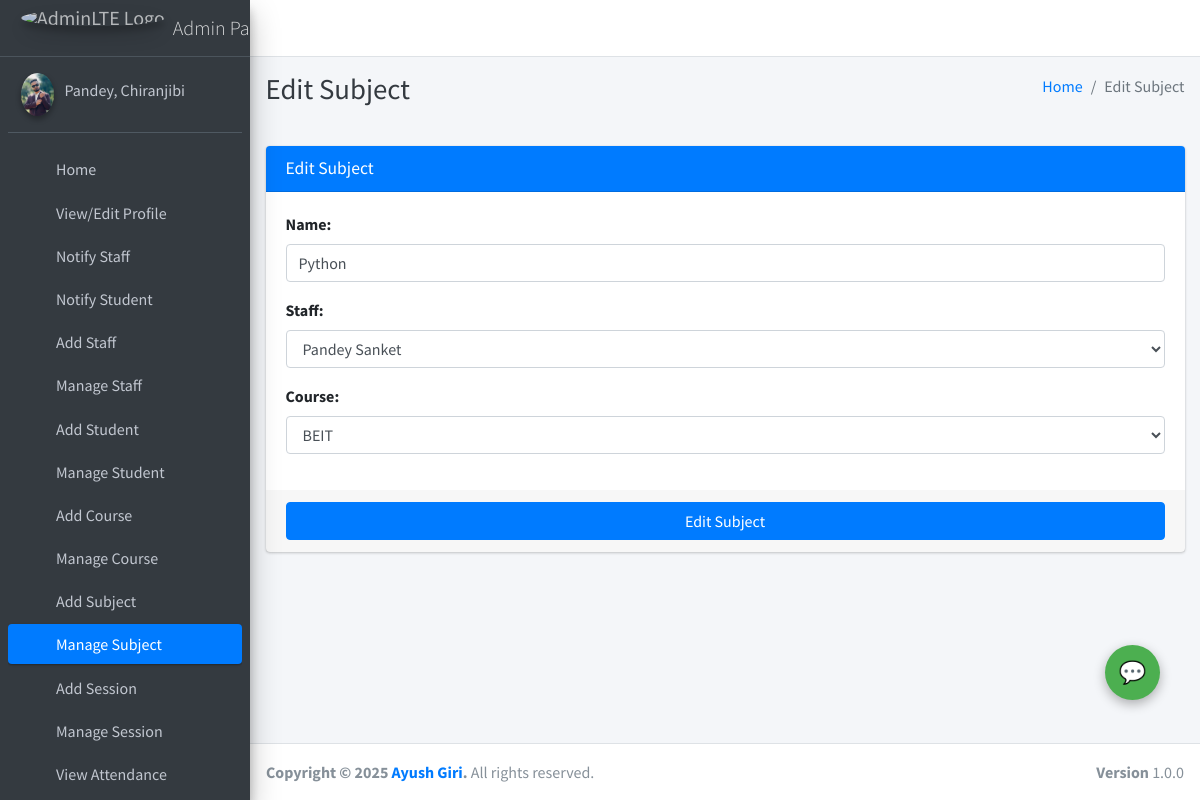
/subject/edit/1 (signed in), run on the app's committed database.
### main_app/models.py (models this page shows, shortened)
class CustomUser(AbstractUser):
    USER_TYPE = ((1, "HOD"), (2, "Staff"), (3, "Student"))
    GENDER = [("M", "Male"), ("F", "Female")]
    username = None  # Removed username, using email instead
    email = models.EmailField(unique=True)
    user_type = models.CharField(default=1, choices=USER_TYPE, max_length=1)
    gender = models.CharField(max_length=1, choices=GENDER)
    profile_pic = models.ImageField()
    address = models.TextField()
    fcm_token = models.TextField(default="")  # For firebase notifications
    created_at = models.DateTimeField(auto_now_add=True)
    updated_at = models.DateTimeField(auto_now=True)
    USERNAME_FIELD = "email"
    REQUIRED_FIELDS = []
    objects = CustomUserManager()
    def __str__(self):
        return self.last_name + ", " + self.first_name

class Subject(models.Model):
    name = models.CharField(max_length=120)
    staff = models.ForeignKey(Staff,on_delete=models.CASCADE,)
    course = models.ForeignKey(Course, on_delete=models.CASCADE)
    updated_at = models.DateTimeField(auto_now=True)
    created_at = models.DateTimeField(auto_now_add=True)

### main_app/hod_views.py (the view, shortened to what this page needs)
def edit_subject(request, subject_id):
    instance = get_object_or_404(Subject, id=subject_id)
    form = SubjectForm(request.POST or None, instance=instance)
    context = {
        'form': form,
        'subject_id': subject_id,
        'page_title': 'Edit Subject'
    }
    return render(request, 'hod_template/edit_subject_template.html', context)

### main_app/forms.py
class SubjectForm(FormSettings):
    def __init__(self, *args, **kwargs):
        super(SubjectForm, self).__init__(*args, **kwargs)
    class Meta:
        model = Subject
        fields = ['name', 'staff', 'course']

### main_app/models.py (called while the page is built)
    def __str__(self):
        return self.name

    def __str__(self):
        return self.admin.last_name + " " + self.admin.first_name

### main_app/templates/hod_template/edit_subject_template.html
{% extends 'main_app/base.html' %}
{% load static %}
{% block page_title %}{{page_title}}{% endblock page_title %}
{% block content %}
<section class="content">
    <div class="container-fluid">
        <div class="row">
            <div class="col-md-12">
                <div class="card card-primary">
                    <div class="card-header">
                        <h3 class="card-title">{{page_title}}</h3>
                    </div>
                    {% include "main_app/form_template.html" with messages=messages  form=form button_text="Edit Subject"%}
                </div>
            </div>
        </div>
    </div>
</section>
{% endblock content %}

### main_app/templates/main_app/sidebar_template.html (shortened to what this page needs)
{% load static %}
<aside class="main-sidebar sidebar-dark-primary elevation-4">
{% if request.user.user_type == '1' %}
    <a href="{% url 'admin_home' %}" class="brand-link">
        <img src="{% static 'dist/img/AdminLTELogo.png' %} " alt="AdminLTE Logo"
            class="brand-image img-circle elevation-3" style="opacity: .8">
        <span class="brand-text font-weight-light">Admin Panel</span>
    </a>
    <div class="sidebar">
        <div class="user-panel mt-3 pb-3 mb-3 d-flex">
            <div class="image">
                <img src="{{ request.user.profile_pic}}" class="img-circle elevation-2" alt="User Image">
            </div>
            <div class="info">
                <a href="#" class="d-block">{{user}}</a>
            </div>
        </div>
        <nav class="mt-2">
            <ul class="nav nav-pills nav-sidebar flex-column" data-widget="treeview" role="menu" data-accordion="false">
                <li class="nav-item">
                    {% url 'admin_home' as admin_home %}
                    <a href="{{admin_home}}" class="nav-link {% if admin_home == request.path %} active {% endif %}">
                        <i class="nav-icon fas fa-th"></i>
                        <p>
                            Home
                        </p>
                    </a>
                </li>
                <li class="nav-item">
                    {% url 'admin_view_profile' as admin_view_profile %}
                    <a href="{{admin_view_profile}}" class="nav-link {% if admin_view_profile == request.path %} active {% endif %}">
                        <i class="nav-icon fas fa-th"></i>
                        <p>
                            View/Edit Profile
                        </p>
                    </a>
                </li>
                <li class="nav-item">
                    {% url 'admin_notify_staff' as admin_notify_staff %}
                    <a href="{{admin_notify_staff}}" class="nav-link {% if admin_notify_staff == request.path %} active {% endif %}">
                        <i class="nav-icon fas fa-th"></i>
                        <p>
                            Notify Staff
                        </p>
                    </a>
                </li>
                <li class="nav-item">
                    {% url 'admin_notify_student' as admin_notify_student %}
                    <a href="{{admin_notify_student}}" class="nav-link {% if admin_notify_student == request.path %} active {% endif %}">
                        <i class="nav-icon fas fa-th"></i>
                        <p>
                            Notify Student
                        </p>
                    </a>
                </li>
                <li class="nav-item">
                    {% url 'add_staff' as add_staff %}
                    <a href="{{add_staff}}" class="nav-link {% if add_staff == request.path %} active {% endif %}">
                        <i class="nav-icon fas fa-th"></i>
                        <p>
                            Add Staff
                        </p>
                    </a>
                </li>
                <li class="nav-item">
                    {% url 'manage_staff' as manage_staff %}
                    {% url 'edit_staff' staff_id as edit_staff %}
                    <a href="{{manage_staff}}"
                        class="nav-link {% if manage_staff == request.path or request.path == edit_staff %} active {% endif %}">
                        <i class="nav-icon fas fa-th"></i>
                        <p>
                            Manage Staff
                        </p>
                    </a>
                </li>
                <li class="nav-item">
                    {% url 'add_student' as add_student%}
                    <a href="{{add_student}}" class="nav-link  {% if add_student == request.path %} active {% endif %}">
                        <i class="nav-icon fas fa-th"></i>
                        <p>
                            Add Student
                        </p>
                    </a>
                </li>
                <li class="nav-item">
                    {% url 'manage_student' as manage_student %}
                    {% url 'edit_student' student_id as edit_student %}
                    <a href="{{manage_student}}"
                        class="nav-link  {% if edit_student == request.path or manage_student == request.path %} active {% endif %}">
                        <i class="nav-icon fas fa-th"></i>
                        <p>
                            Manage Student
                        </p>
                    </a>
                </li>
                <li class="nav-item">
                    {% url 'add_course' as add_course %}
                    <a href="{{add_course}}" class="nav-link  {% if add_course == request.path %} active {% endif %}">
                        <i class="nav-icon fas fa-th"></i>
                        <p>
                            Add Course
                        </p>
                    </a>
                </li>
                <li class="nav-item">
                    {% url 'manage_course' as manage_course %}
                    {% url 'edit_course' course_id as edit_course %}
                    <a href="{{manage_course}}"
                        class="nav-link  {% if edit_course == request.path or manage_course == request.path %} active {% endif %}">
                        <i class="nav-icon fas fa-th"></i>
                        <p>
                            Manage Course
                        </p>
                    </a>
                </li>
                <li class="nav-item">
                    {% url 'add_subject' as add_subject %}
                    <a href="{{add_subject}}" class="nav-link  {% if add_subject == request.path %} active {% endif %}">
                        <i class="nav-icon fas fa-th"></i>
                        <p>
                            Add Subject
                        </p>
                    </a>
                </li>
                <li class="nav-item">
                    {% url 'manage_subject' as manage_subject %}
                    {% url 'edit_subject' subject_id as edit_subject %}
                    <a href="{{manage_subject}}"
                        class="nav-link  {% if edit_subject == request.path or manage_subject == request.path %} active {% endif %}">
                        <i class="nav-icon fas fa-th"></i>
                        <p>
                            Manage Subject
                        </p>
                    </a>
                </li>
                <li class="nav-item">
                    {% url 'add_session' as add_session %}
                    <a href="{{add_session}}" class="nav-link  {% if add_session == request.path %} active {% endif %}">
                        <i class="nav-icon fas fa-th"></i>
                        <p>
                            Add Session
                        </p>
                    </a>
                </li>
                <li class="nav-item">
                {% url 'manage_session' as manage_session %}
                {% url 'edit_session' session_id as edit_session %}
                <a href="{{manage_session}}"
                    class="nav-link  {% if edit_session == request.path or manage_session == request.path %} active {% endif %}">
                    <i class="nav-icon fas fa-th"></i>
                    <p>
                        Manage Session
                    </p>
                </a>
        </li>
                <li class="nav-item">
                    {% url 'admin_view_attendance' as admin_view_attendance %}
                    <li class="nav-item">
                        <a href="{{admin_view_attendance}}" class="nav-link  {% if admin_view_attendance == request.path %} active {% endif %}">
                            <i class="nav-icon fas fa-th"></i>
                            <p>
                                View Attendance
                            </p>
                        </a>
                    </li>
{% endif %}
</ul>
</nav>
</div>
</aside>

### main_app/templates/main_app/form_template.html (shortened to what this page needs)
<form role="form" method="POST" enctype="multipart/form-data">
    <div class="card-body">
        {% for field in form  %}
        <div class="form-group">
            {{field.label_tag}}
            {{field}}
        </div>
        {% endfor %}
    </div>
    <div class="card-footer">
        <button type="submit" class="btn btn-primary btn-block">
            {% if button_text %}
            {{button_text}}
            {% else %}
            Submit
            {% endif %}
        </button>
    </div>
</form>

### main_app/templates/main_app/footer.html (style rules this page uses)
html, body { overflow-x: hidden; overflow-y: auto; }

### data on the page
CustomUser: last_name+first_name "Pandey, Chiranjibi"
Subject: form "Python" "Pandey Sanket" "BEIT"

### other printed values
{{ page_title }} "Edit Subject"
{{ field.label_tag }} "Name:" "Staff:" "Course:"
{{ button_text }} "Edit Subject"
